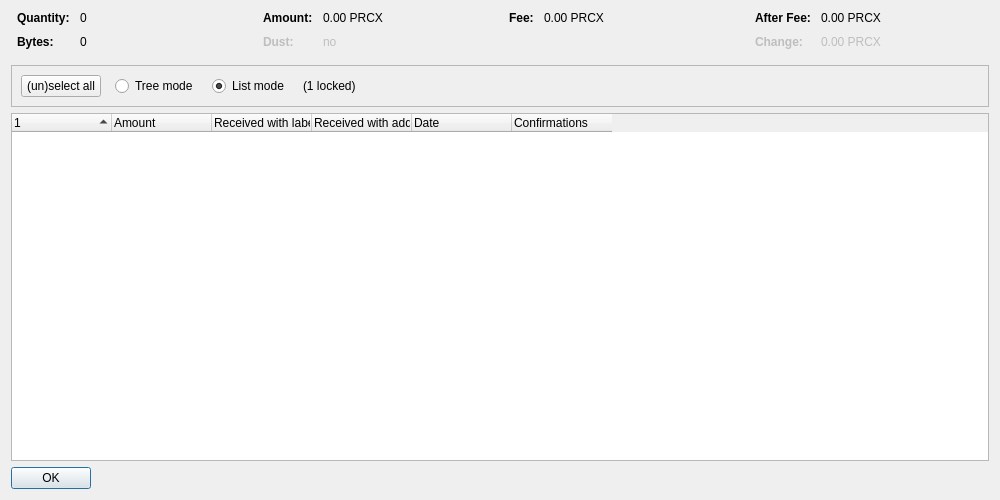
<?xml version="1.0" encoding="UTF-8"?>
<ui version="4.0">
 <class>CoinControlDialog</class>
 <widget class="QDialog" name="CoinControlDialog">
  <property name="geometry">
   <rect>
    <x>0</x>
    <y>0</y>
    <width>1000</width>
    <height>500</height>
   </rect>
  </property>
  <property name="windowTitle">
   <string>Coin Selection</string>
  </property>
  <layout class="QVBoxLayout" name="verticalLayout">
   <item>
    <layout class="QHBoxLayout" name="horizontalLayoutTop" stretch="0,0,0,0">
     <property name="topMargin">
      <number>0</number>
     </property>
     <property name="bottomMargin">
      <number>10</number>
     </property>
     <item>
      <layout class="QFormLayout" name="formLayoutCoinControl1">
       <property name="horizontalSpacing">
        <number>10</number>
       </property>
       <property name="verticalSpacing">
        <number>10</number>
       </property>
       <property name="leftMargin">
        <number>6</number>
       </property>
       <property name="rightMargin">
        <number>6</number>
       </property>
       <item row="0" column="0">
        <widget class="QLabel" name="labelCoinControlQuantityText">
         <property name="font">
          <font>
           <weight>75</weight>
           <bold>true</bold>
          </font>
         </property>
         <property name="text">
          <string>Quantity:</string>
         </property>
        </widget>
       </item>
       <item row="0" column="1">
        <widget class="QLabel" name="labelCoinControlQuantity">
         <property name="cursor">
          <cursorShape>IBeamCursor</cursorShape>
         </property>
         <property name="contextMenuPolicy">
          <enum>Qt::ActionsContextMenu</enum>
         </property>
         <property name="text">
          <string notr="true">0</string>
         </property>
         <property name="textInteractionFlags">
          <set>Qt::LinksAccessibleByMouse|Qt::TextSelectableByKeyboard|Qt::TextSelectableByMouse</set>
         </property>
        </widget>
       </item>
       <item row="1" column="0">
        <widget class="QLabel" name="labelCoinControlBytesText">
         <property name="font">
          <font>
           <weight>75</weight>
           <bold>true</bold>
          </font>
         </property>
         <property name="text">
          <string>Bytes:</string>
         </property>
        </widget>
       </item>
       <item row="1" column="1">
        <widget class="QLabel" name="labelCoinControlBytes">
         <property name="cursor">
          <cursorShape>IBeamCursor</cursorShape>
         </property>
         <property name="contextMenuPolicy">
          <enum>Qt::ActionsContextMenu</enum>
         </property>
         <property name="text">
          <string notr="true">0</string>
         </property>
         <property name="textInteractionFlags">
          <set>Qt::LinksAccessibleByMouse|Qt::TextSelectableByKeyboard|Qt::TextSelectableByMouse</set>
         </property>
        </widget>
       </item>
      </layout>
     </item>
     <item>
      <layout class="QFormLayout" name="formLayoutCoinControl2">
       <property name="horizontalSpacing">
        <number>10</number>
       </property>
       <property name="verticalSpacing">
        <number>10</number>
       </property>
       <property name="leftMargin">
        <number>6</number>
       </property>
       <property name="rightMargin">
        <number>6</number>
       </property>
       <item row="0" column="0">
        <widget class="QLabel" name="labelCoinControlAmountText">
         <property name="font">
          <font>
           <weight>75</weight>
           <bold>true</bold>
          </font>
         </property>
         <property name="text">
          <string>Amount:</string>
         </property>
        </widget>
       </item>
       <item row="0" column="1">
        <widget class="QLabel" name="labelCoinControlAmount">
         <property name="cursor">
          <cursorShape>IBeamCursor</cursorShape>
         </property>
         <property name="contextMenuPolicy">
          <enum>Qt::ActionsContextMenu</enum>
         </property>
         <property name="text">
          <string notr="true">0.00 PRCX</string>
         </property>
         <property name="textInteractionFlags">
          <set>Qt::LinksAccessibleByMouse|Qt::TextSelectableByKeyboard|Qt::TextSelectableByMouse</set>
         </property>
        </widget>
       </item>
       <item row="1" column="0">
        <widget class="QLabel" name="labelCoinControlLowOutputText">
         <property name="enabled">
          <bool>false</bool>
         </property>
         <property name="font">
          <font>
           <weight>75</weight>
           <bold>true</bold>
          </font>
         </property>
         <property name="text">
          <string>Dust:</string>
         </property>
        </widget>
       </item>
       <item row="1" column="1">
        <widget class="QLabel" name="labelCoinControlLowOutput">
         <property name="enabled">
          <bool>false</bool>
         </property>
         <property name="cursor">
          <cursorShape>IBeamCursor</cursorShape>
         </property>
         <property name="contextMenuPolicy">
          <enum>Qt::ActionsContextMenu</enum>
         </property>
         <property name="text">
          <string notr="true">no</string>
         </property>
         <property name="textInteractionFlags">
          <set>Qt::LinksAccessibleByMouse|Qt::TextSelectableByKeyboard|Qt::TextSelectableByMouse</set>
         </property>
        </widget>
       </item>
      </layout>
     </item>
     <item>
      <layout class="QFormLayout" name="formLayoutCoinControl3">
       <property name="horizontalSpacing">
        <number>10</number>
       </property>
       <property name="verticalSpacing">
        <number>10</number>
       </property>
       <property name="leftMargin">
        <number>6</number>
       </property>
       <property name="rightMargin">
        <number>6</number>
       </property>
       <item row="0" column="0">
        <widget class="QLabel" name="labelCoinControlFeeText">
         <property name="font">
          <font>
           <weight>75</weight>
           <bold>true</bold>
          </font>
         </property>
         <property name="text">
          <string>Fee:</string>
         </property>
        </widget>
       </item>
       <item row="0" column="1">
        <widget class="QLabel" name="labelCoinControlFee">
         <property name="cursor">
          <cursorShape>IBeamCursor</cursorShape>
         </property>
         <property name="contextMenuPolicy">
          <enum>Qt::ActionsContextMenu</enum>
         </property>
         <property name="text">
          <string notr="true">0.00 PRCX</string>
         </property>
         <property name="textInteractionFlags">
          <set>Qt::LinksAccessibleByMouse|Qt::TextSelectableByKeyboard|Qt::TextSelectableByMouse</set>
         </property>
        </widget>
       </item>
      </layout>
     </item>
     <item>
      <layout class="QFormLayout" name="formLayoutCoinControl4">
       <property name="horizontalSpacing">
        <number>10</number>
       </property>
       <property name="verticalSpacing">
        <number>10</number>
       </property>
       <property name="leftMargin">
        <number>6</number>
       </property>
       <property name="rightMargin">
        <number>6</number>
       </property>
       <item row="0" column="0">
        <widget class="QLabel" name="labelCoinControlAfterFeeText">
         <property name="font">
          <font>
           <weight>75</weight>
           <bold>true</bold>
          </font>
         </property>
         <property name="text">
          <string>After Fee:</string>
         </property>
        </widget>
       </item>
       <item row="0" column="1">
        <widget class="QLabel" name="labelCoinControlAfterFee">
         <property name="cursor">
          <cursorShape>IBeamCursor</cursorShape>
         </property>
         <property name="contextMenuPolicy">
          <enum>Qt::ActionsContextMenu</enum>
         </property>
         <property name="text">
          <string notr="true">0.00 PRCX</string>
         </property>
         <property name="textInteractionFlags">
          <set>Qt::LinksAccessibleByMouse|Qt::TextSelectableByKeyboard|Qt::TextSelectableByMouse</set>
         </property>
        </widget>
       </item>
       <item row="1" column="0">
        <widget class="QLabel" name="labelCoinControlChangeText">
         <property name="enabled">
          <bool>false</bool>
         </property>
         <property name="font">
          <font>
           <weight>75</weight>
           <bold>true</bold>
          </font>
         </property>
         <property name="text">
          <string>Change:</string>
         </property>
        </widget>
       </item>
       <item row="1" column="1">
        <widget class="QLabel" name="labelCoinControlChange">
         <property name="enabled">
          <bool>false</bool>
         </property>
         <property name="cursor">
          <cursorShape>IBeamCursor</cursorShape>
         </property>
         <property name="contextMenuPolicy">
          <enum>Qt::ActionsContextMenu</enum>
         </property>
         <property name="text">
          <string notr="true">0.00 PRCX</string>
         </property>
         <property name="textInteractionFlags">
          <set>Qt::LinksAccessibleByMouse|Qt::TextSelectableByKeyboard|Qt::TextSelectableByMouse</set>
         </property>
        </widget>
       </item>
      </layout>
     </item>
    </layout>
   </item>
   <item>
    <widget class="QFrame" name="frame">
     <property name="minimumSize">
      <size>
       <width>0</width>
       <height>40</height>
      </size>
     </property>
     <property name="frameShape">
      <enum>QFrame::StyledPanel</enum>
     </property>
     <property name="frameShadow">
      <enum>QFrame::Sunken</enum>
     </property>
     <layout class="QHBoxLayout" name="horizontalLayout">
      <item>
       <layout class="QHBoxLayout" name="horizontalLayoutPanel" stretch="0,0,0,0,0">
        <property name="spacing">
         <number>14</number>
        </property>
        <item>
         <widget class="QPushButton" name="pushButtonSelectAll">
          <property name="sizePolicy">
           <sizepolicy hsizetype="Maximum" vsizetype="Fixed">
            <horstretch>0</horstretch>
            <verstretch>0</verstretch>
           </sizepolicy>
          </property>
          <property name="text">
           <string>(un)select all</string>
          </property>
          <property name="autoDefault">
           <bool>false</bool>
          </property>
         </widget>
        </item>
        <item>
         <widget class="QRadioButton" name="radioTreeMode">
          <property name="sizePolicy">
           <sizepolicy hsizetype="Maximum" vsizetype="Fixed">
            <horstretch>0</horstretch>
            <verstretch>0</verstretch>
           </sizepolicy>
          </property>
          <property name="text">
           <string>Tree mode</string>
          </property>
         </widget>
        </item>
        <item>
         <widget class="QRadioButton" name="radioListMode">
          <property name="sizePolicy">
           <sizepolicy hsizetype="Maximum" vsizetype="Fixed">
            <horstretch>0</horstretch>
            <verstretch>0</verstretch>
           </sizepolicy>
          </property>
          <property name="text">
           <string>List mode</string>
          </property>
          <property name="checked">
           <bool>true</bool>
          </property>
         </widget>
        </item>
        <item>
         <widget class="QLabel" name="labelLocked">
          <property name="text">
           <string notr="true">(1 locked)</string>
          </property>
         </widget>
        </item>
        <item>
         <spacer name="horizontalSpacer">
          <property name="orientation">
           <enum>Qt::Horizontal</enum>
          </property>
          <property name="sizeHint" stdset="0">
           <size>
            <width>40</width>
            <height>20</height>
           </size>
          </property>
         </spacer>
        </item>
       </layout>
      </item>
     </layout>
    </widget>
   </item>
   <item>
    <widget class="CoinControlTreeWidget" name="treeWidget">
     <property name="contextMenuPolicy">
      <enum>Qt::CustomContextMenu</enum>
     </property>
     <property name="sortingEnabled">
      <bool>false</bool>
     </property>
     <property name="columnCount">
      <number>6</number>
     </property>
     <attribute name="headerShowSortIndicator" stdset="0">
      <bool>true</bool>
     </attribute>
     <attribute name="headerStretchLastSection">
      <bool>false</bool>
     </attribute>
     <column>
      <property name="text">
       <string/>
      </property>
     </column>
     <column>
      <property name="text">
       <string>Amount</string>
      </property>
     </column>
     <column>
      <property name="text">
       <string>Received with label</string>
      </property>
     </column>
     <column>
      <property name="text">
       <string>Received with address</string>
      </property>
     </column>
     <column>
      <property name="text">
       <string>Date</string>
      </property>
     </column>
     <column>
      <property name="text">
       <string>Confirmations</string>
      </property>
      <property name="toolTip">
       <string>Confirmed</string>
      </property>
     </column>
     <column>
      <property name="text">
       <string/>
      </property>
     </column>
     <column>
      <property name="text">
       <string/>
      </property>
     </column>
     <column>
      <property name="text">
       <string/>
      </property>
     </column>
     <column>
      <property name="text">
       <string/>
      </property>
     </column>
    </widget>
   </item>
   <item>
    <widget class="QDialogButtonBox" name="buttonBox">
     <property name="sizePolicy">
      <sizepolicy hsizetype="Maximum" vsizetype="Fixed">
       <horstretch>0</horstretch>
       <verstretch>0</verstretch>
      </sizepolicy>
     </property>
     <property name="orientation">
      <enum>Qt::Horizontal</enum>
     </property>
     <property name="standardButtons">
      <set>QDialogButtonBox::Ok</set>
     </property>
    </widget>
   </item>
  </layout>
 </widget>
 <customwidgets>
  <customwidget>
   <class>CoinControlTreeWidget</class>
   <extends>QTreeWidget</extends>
   <header>qt/coincontroltreewidget.h</header>
  </customwidget>
 </customwidgets>
 <resources/>
 <connections/>
</ui>
